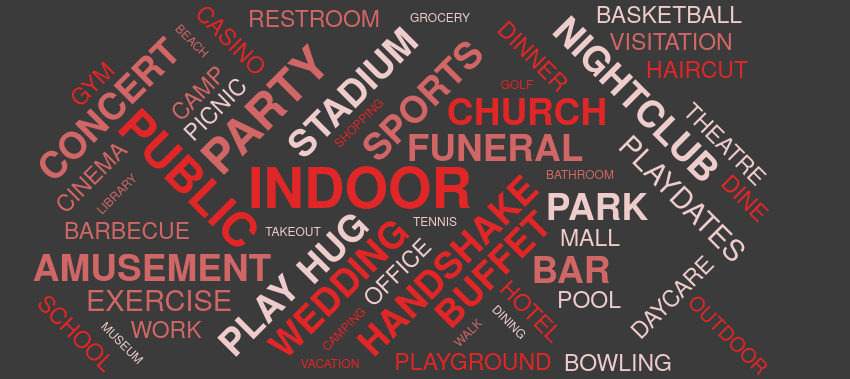

Write a Vega-Lite specification for this figure.
### Vega specification from a JSON file in a GitHub repository (floating-point values rounded to 4 significant figures; data arrays with more than 128 entries replaced by an {"elided": "..."} marker saying what was removed)
{"$schema": "https://vega.github.io/schema/vega/v5.json", "description": "A word cloud visualization depicting Vega research paper abstracts.", "width": 850, "height": 350, "padding": 0, "data": [{"name": "table", "values": {"elided": "231 str values"}, "transform": [{"type": "countpattern", "field": "data", "case": "upper", "pattern": "[\\w']{3,}"}, {"type": "formula", "as": "angle", "expr": "[-45, 0, 45][~~(random() * 3)]"}, {"type": "formula", "as": "weight", "expr": "if(datum.count>=10, 600, 300)"}]}], "scales": [{"name": "color", "type": "ordinal", "domain": {"data": "table", "field": "text"}, "range": ["#efcccc", "#e02626", "#d16666"]}], "marks": [{"type": "text", "from": {"data": "table"}, "encode": {"enter": {"text": {"field": "text"}, "align": {"value": "center"}, "baseline": {"value": "alphabetic"}, "fill": {"scale": "color", "field": "text"}}, "update": {"fillOpacity": {"value": 1}}, "hover": {"fillOpacity": {"value": 0.5}}}, "transform": [{"type": "wordcloud", "size": [800, 400], "text": {"field": "text"}, "rotate": {"field": "datum.angle"}, "font": "Helvetica Neue, Arial", "fontSize": {"field": "datum.count"}, "fontWeight": {"field": "datum.weight"}, "fontSizeRange": [12, 56], "padding": 2}]}], "config": {"background": "rgb(59, 59, 59)", "axis": {"labelColor": "white", "titleColor": "white", "gridColor": "dimgrey"}, "legend": {"labelColor": "white", "titleColor": "white"}, "title": {"color": "white"}}}
